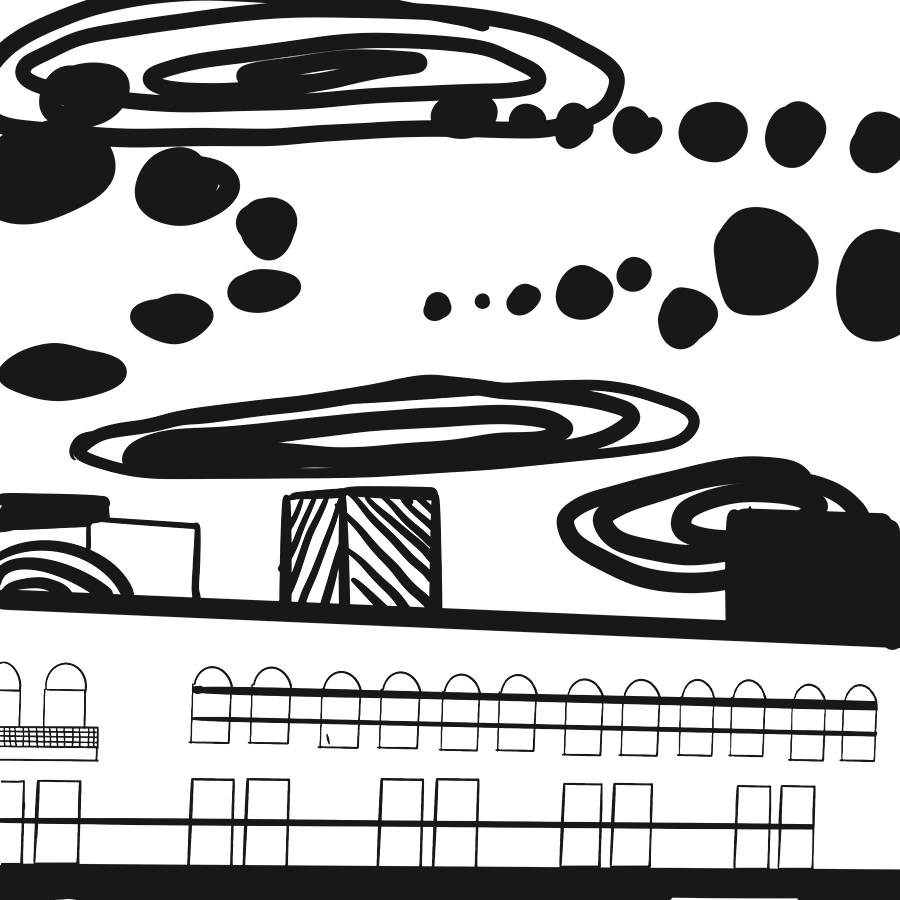
#> input picture assets/day01-sketch.webp, 900 x 900 px
$ python -i build_garden.py   (imports and definitions only)
#> lines starting #> are read from the running program, lines starting #| are printed output that depends on the picture
#> further down, picture is the input picture: PIL image 900x900 RGBA; mean R, G, B, A 24, 24, 24, 88.9
#!/usr/bin/env python3
"""Turn a folder of "<n>s Large.jpeg" / "<n>p Large.jpeg" files into the garden.

  python3 tools/build_garden.py "S for Sketches；P for Photos"

For every day n it writes assets/dayNN-sketch.webp (ink on transparent) and
assets/dayNN-photo.webp, then regenerates data.js. Titles / captions are read
from captions.json (optional): {"3": {"title": "...", "caption": "..."}}.
Existing outputs are kept; pass --rebuild to re-encode everything. Site settings
(start date, constellations) live in config.js, which this script never touches.
"""
import hashlib, json, os, re, sys
import numpy as np
from PIL import Image, ImageFilter, ImageOps

ROOT = os.path.dirname(os.path.dirname(os.path.abspath(__file__)))
TOTAL = 100
PAT = re.compile(r"^(\d+)\s*([sp])\b.*\.(jpe?g|png|webp)$", re.I)


def sketch_to_ink(im):
    """White paper -> transparent, black ink -> opaque (works for jpeg noise too).
    A small source is first enlarged (Lanczos) and only then thresholded, so its outlines stay smooth when it is shown large."""
    im = ImageOps.exif_transpose(im)
    if im.mode in ("RGBA", "LA", "P"):                           # a PNG with transparency: lay it on white paper first, or "transparent" turns into black ink
        im = im.convert("RGBA"); paper = Image.new("RGBA", im.size, (255, 255, 255, 255)); paper.alpha_composite(im); im = paper
#> after `paper = Image.new('RGBA', im.size, (255, 255, 255, 255))`: paper: PIL image 900x900 RGBA; every value is 255
    L = im.convert("L")
    if max(L.size) > 900:
        L.thumbnail((900, 900), Image.LANCZOS)
    elif max(L.size) < 900:
        k = 900 / max(L.size)
        L = L.resize((round(L.width * k), round(L.height * k)), Image.LANCZOS)
    a = L.point(lambda v: 0 if v >= 235 else 255 if v <= 40 else int((235 - v) * 255 / 195))
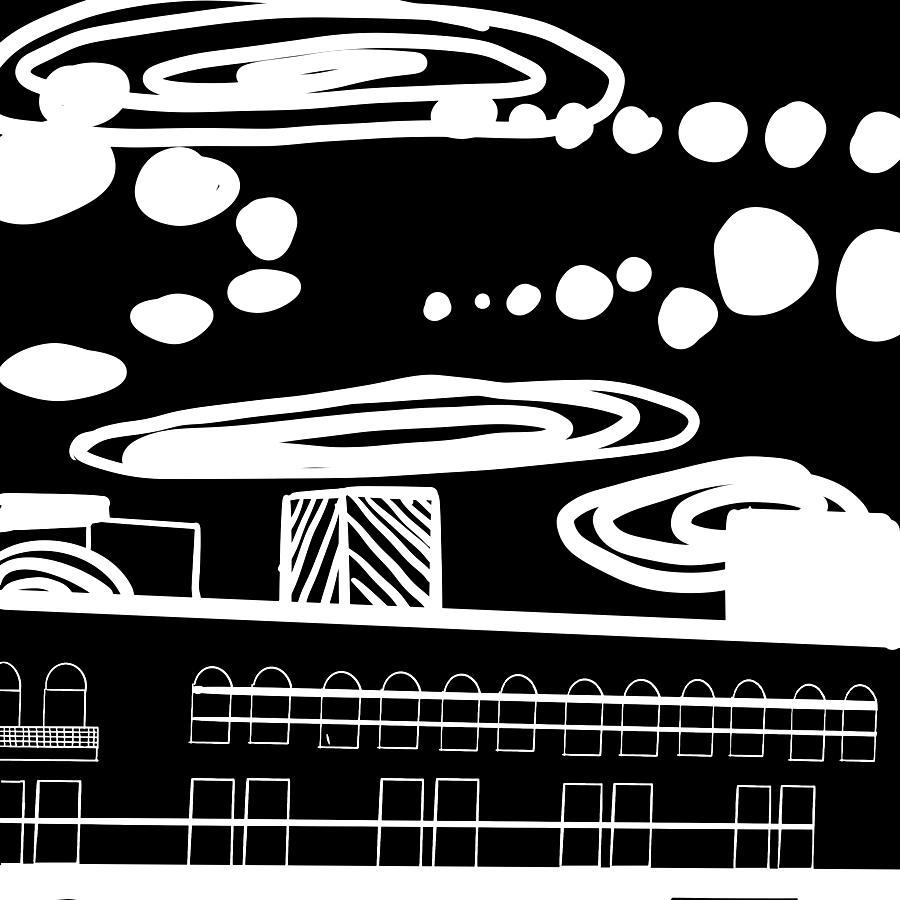
#> a: PIL image 900x900 L; min 0, max 255, mean 88.8
    out = Image.merge("RGBA", [Image.new("L", L.size, 24)] * 3 + [a])
    return out


# [33 lines left out: functions photo_small, flower_head, square_photo, not called in this run]


def tag(path):
    return hashlib.md5(open(path, "rb").read()).hexdigest()[:8]


# [51 lines left out: function main, not called in this run]


# [3 lines not run here, left out]

>>> from PIL import Image
>>> picture = Image.open('../assets/day01-sketch.webp')
>>> result = sketch_to_ink(picture)

$ run again, on assets/day05-sketch.webp
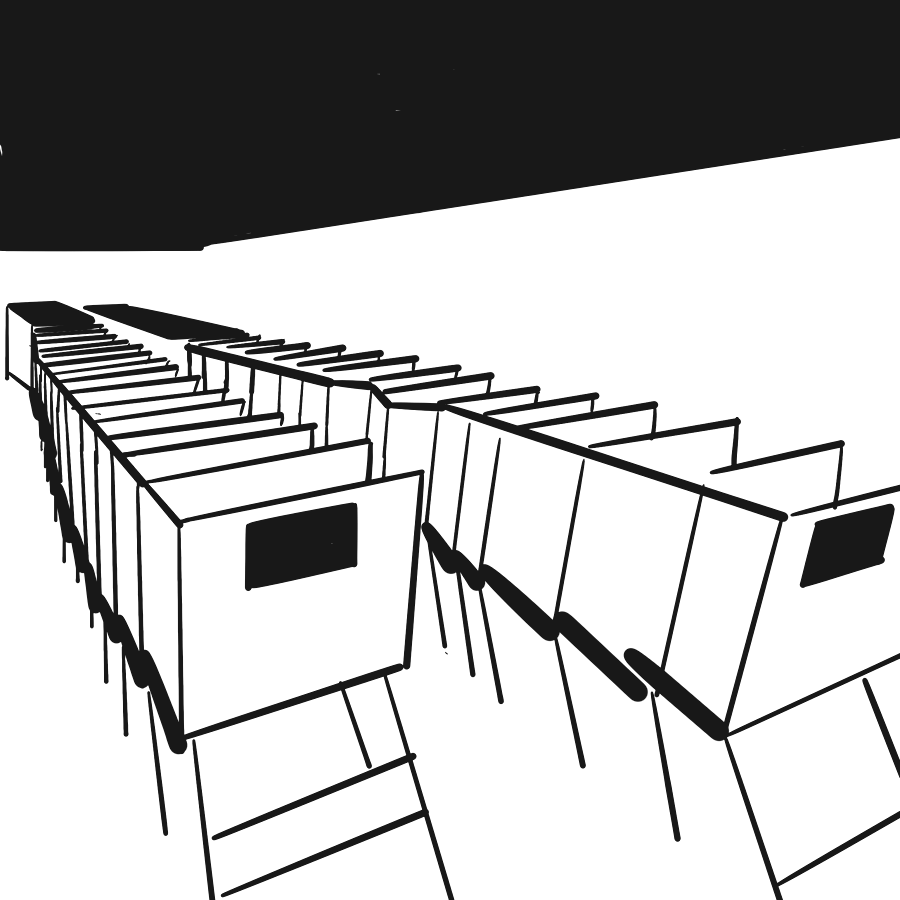
#> input picture assets/day05-sketch.webp, 900 x 900 px
#> picture is the input picture: PIL image 900x900 RGBA; mean R, G, B, A 24, 24, 24, 84.9
#> paper: PIL image 900x900 RGBA; every value is 255
#> in sketch_to_ink, `a = L.point(lambda v: 0 if v >= 235 else 255 if v <= 40 else int((235 ..`:
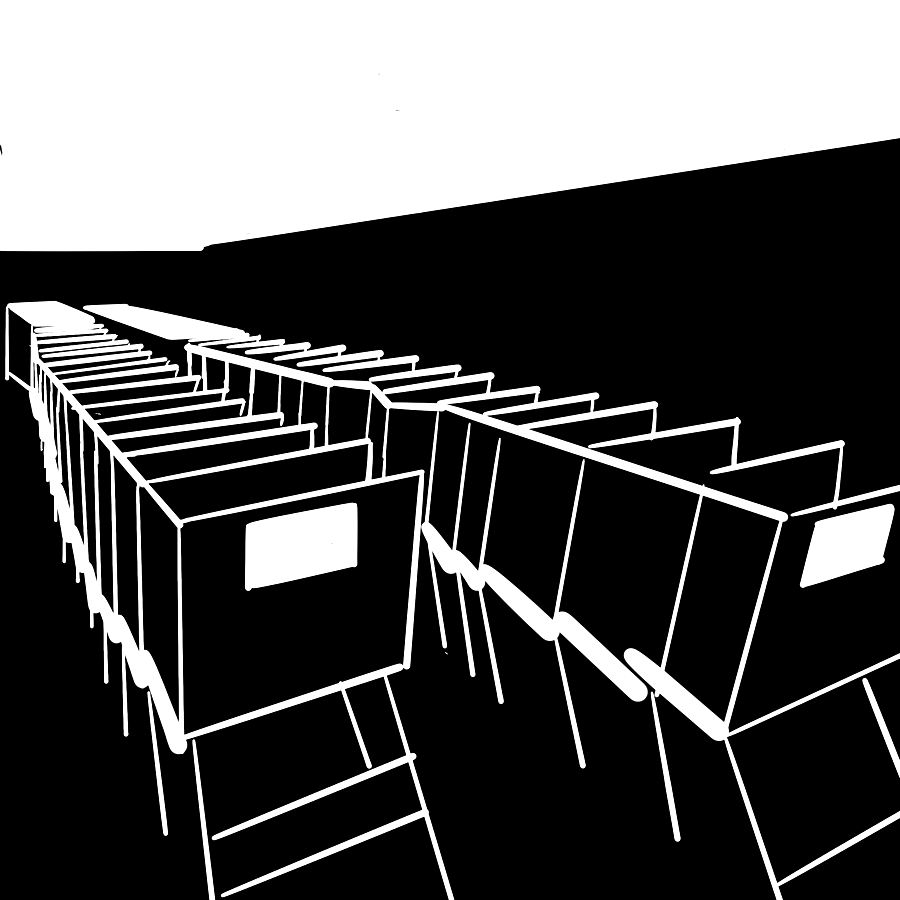
#> a: PIL image 900x900 L; min 0, max 255, mean 84.8

$ run again, on assets/day06-sketch.webp
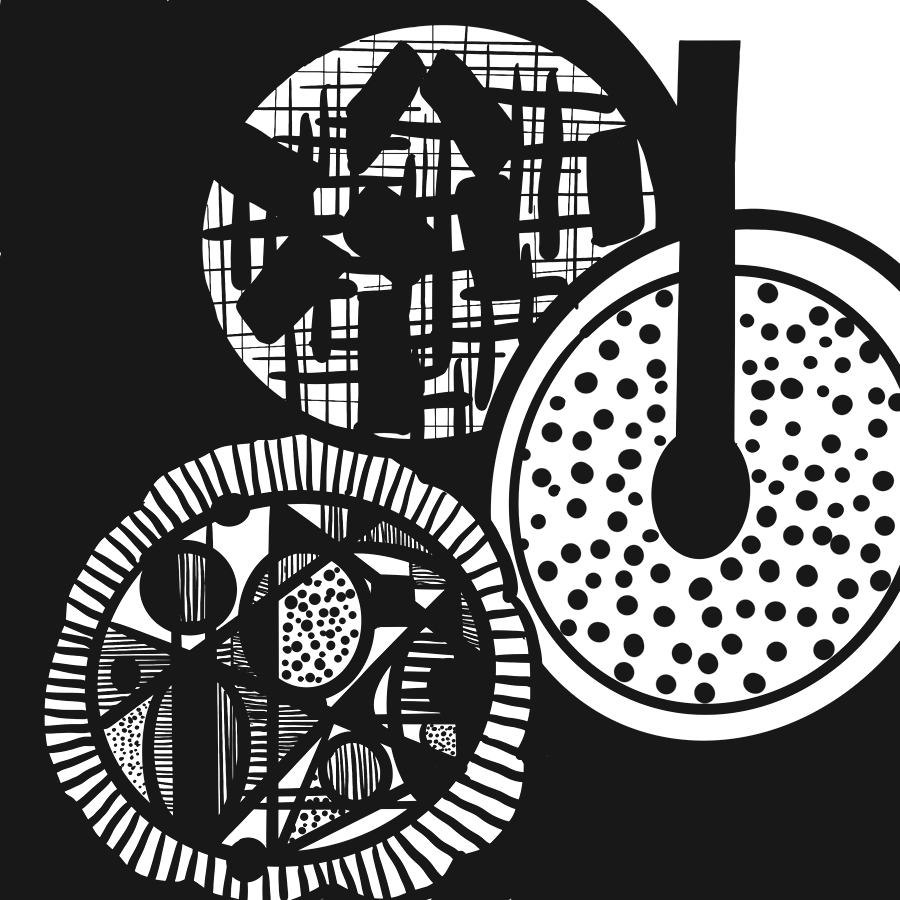
#> input picture assets/day06-sketch.webp, 900 x 900 px
#> picture is the input picture: PIL image 900x900 RGBA; mean R, G, B, A 24, 24, 24, 175.1
#> paper: PIL image 900x900 RGBA; every value is 255
#> in sketch_to_ink, `a = L.point(lambda v: 0 if v >= 235 else 255 if v <= 40 else int((235 ..`:
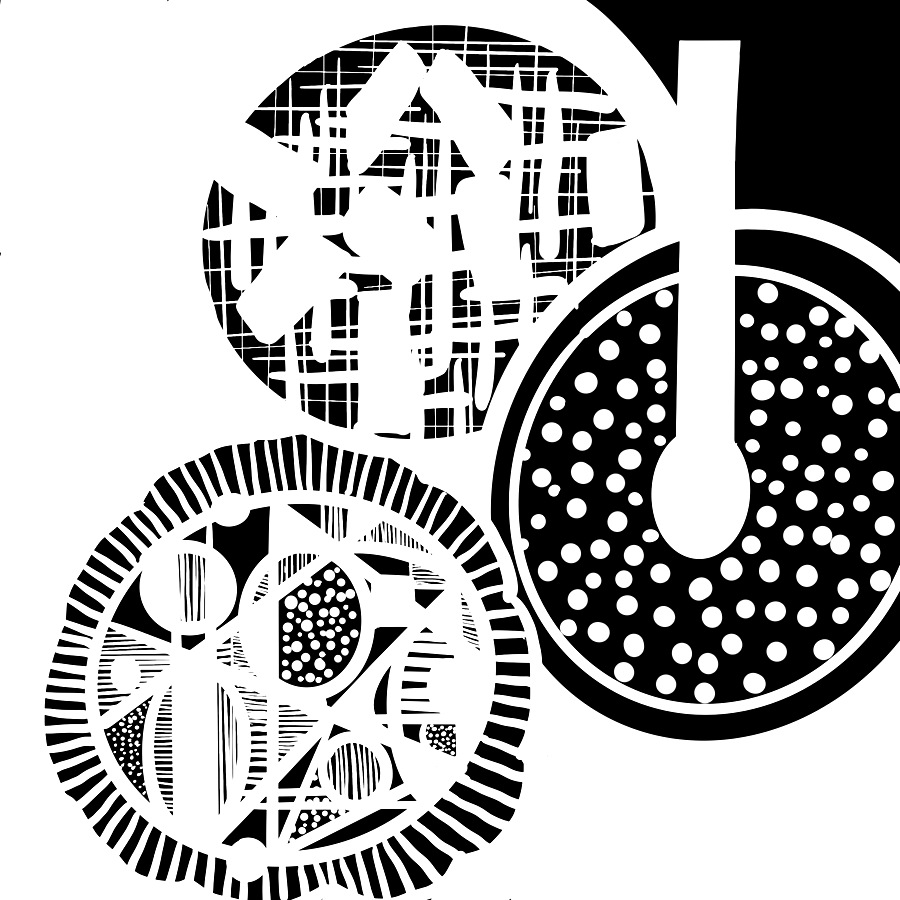
#> a: PIL image 900x900 L; min 0, max 255, mean 175

$ run again, on assets/day07-sketch.webp
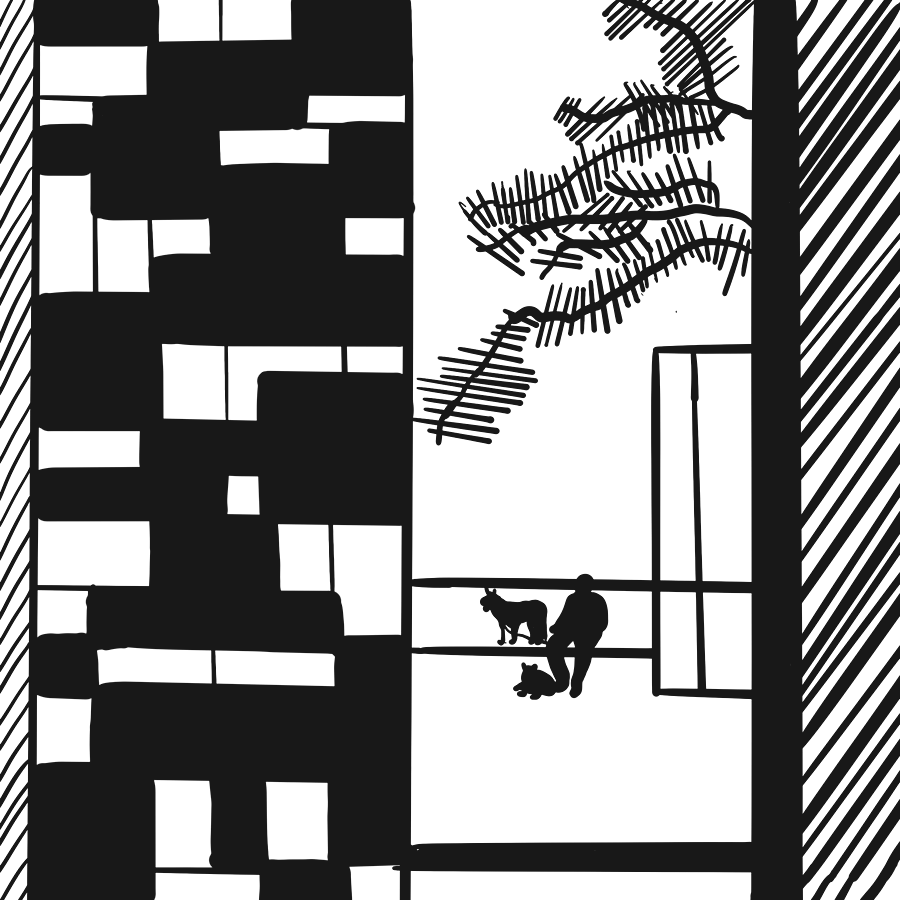
#> input picture assets/day07-sketch.webp, 900 x 900 px
#> picture is the input picture: PIL image 900x900 RGBA; mean R, G, B, A 24, 24, 24, 130.1
#> paper: PIL image 900x900 RGBA; every value is 255
#> in sketch_to_ink, `a = L.point(lambda v: 0 if v >= 235 else 255 if v <= 40 else int((235 ..`:
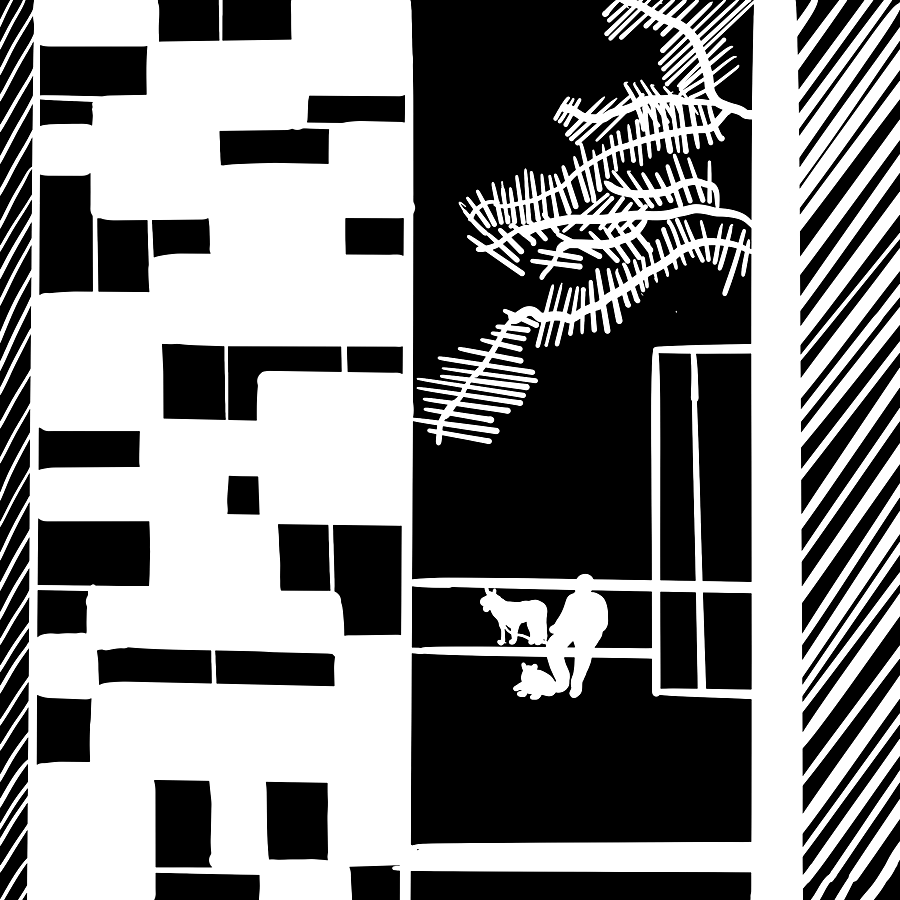
#> a: PIL image 900x900 L; min 0, max 255, mean 129.9
